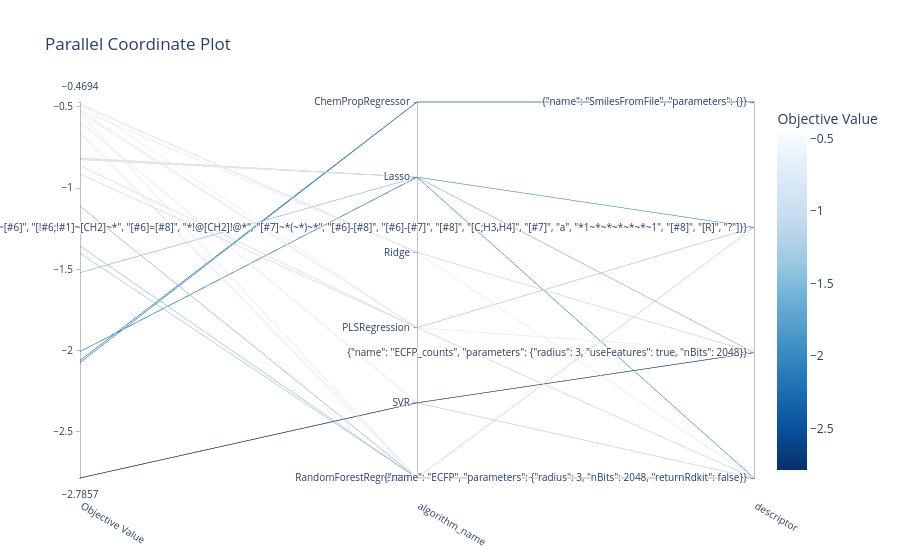

Here is the notebook cell this chart was saved with:
### Markdown cell above
Optuna also allows us to plot the parameter relationships for our study, like so:

### Code cell
from optuna.visualization import plot_parallel_coordinate

plot_parallel_coordinate(study,
                         params=["algorithm_name", "descriptor"],
                         target=lambda t: t.values[0]) # First performance value taken

### Figure 1 — Plotly figure (JSON) as saved in the notebook; plotly's stock layout.template omitted (floating-point values rounded to 4 significant figures)
{"data": [{"dimensions": [{"label": "Objective Value", "range": [-2.786, -0.4694], "values": [-1.402, -1.356, -2.786, -0.9126, -0.5239, -0.4841, -2.007, -0.8137, -1.111, -0.8248, -2.786, -2.786, -0.4694, -0.5362, -0.4851, -0.5411, -2.007, -0.5195, -0.6572, -0.8183, -0.8605, -0.592, -1.521, -1.111, -2.062, -2.062, -2.075]}, {"label": "algorithm_name", "range": [0, 5], "ticktext": ["RandomForestRegressor", "SVR", "PLSRegression", "Ridge", "Lasso", "ChemPropRegressor"], "tickvals": [0, 1, 2, 3, 4, 5], "values": [0, 0, 1, 2, 2, 3, 4, 4, 0, 4, 1, 1, 2, 2, 3, 0, 4, 3, 0, 4, 2, 1, 4, 0, 5, 5, 5]}, {"label": "descriptor", "range": [0, 3], "ticktext": ["{\"name\": \"ECFP\", \"parameters\": {\"radius\": 3, \"nBits\": 2048, \"returnRdkit\": false}}", "{\"name\": \"ECFP_counts\", \"parameters\": {\"radius\": 3, \"useFeatures\": true, \"nBits\": 2048}}", "{\"name\": \"MACCS_keys\", \"parameters\": {\"maccs_names\": [\"\", \"?\", \"[#104]\", \"[#32,#33,#34,#50,#51,#52,#82,#83,#84]\", \"[Ac,Th,Pa,U,Np,Pu,Am,Cm,Bk,Cf,Es,Fm,Md,No,Lr]\", \"[Sc,Ti,Y,Zr,Hf]\", \"[La,Ce,Pr,Nd,Pm,Sm,Eu,Gd,Tb,Dy,Ho,Er,Tm,Yb,Lu]\", \"[V,Cr,Mn,Nb,Mo,Tc,Ta,W,Re]\", \"[!#6;!#1]1~*~*~*~1\", \"[Fe,Co,Ni,Ru,Rh,Pd,Os,Ir,Pt]\", \"[Be,Mg,Ca,Sr,Ba,Ra]\", \"*1~*~*~*~1\", \"[Cu,Zn,Ag,Cd,Au,Hg]\", \"[#8]~[#7](~[#6])~[#6]\", \"[#16]-[#16]\", \"[#8]~[#6](~[#8])~[#8]\", \"[!#6;!#1]1~*~*~1\", \"[#6]#[#6]\", \"[#5,#13,#31,#49,#81]\", \"*1~*~*~*~*~*~*~1\", \"[#14]\", \"[#6]=[#6](~[!#6;!#1])~[!#6;!#1]\", \"*1~*~*~1\", \"[#7]~[#6](~[#8])~[#8]\", \"[#7]-[#8]\", \"[#7]~[#6](~[#7])~[#7]\", \"[#6]=;@[#6](@*)@*\", \"[I]\", \"[!#6;!#1]~[CH2]~[!#6;!#1]\", \"[#15]\", \"[#6]~[!#6;!#1](~[#6])(~[#6])~*\", \"[!#6;!#1]~[F,Cl,Br,I]\", \"[#6]~[#16]~[#7]\", \"[#7]~[#16]\", \"[CH2]=*\", \"[Li,Na,K,Rb,Cs,Fr]\", \"[#16R]\", \"[#7]~[#6](~[#8])~[#7]\", \"[#7]~[#6](~[#6])~[#7]\", \"[#8]~[#16](~[#8])~[#8]\", \"[#16]-[#8]\", \"[#6]#[#7]\", \"F\", \"[!#6;!#1;!H0]~*~[!#6;!#1;!H0]\", \"[!#1;!#6;!#7;!#8;!#9;!#14;!#15;!#16;!#17;!#35;!#53]\", \"[#6]=[#6]~[#7]\", \"Br\", \"[#16]~*~[#7]\", \"[#8]~[!#6;!#1](~[#8])(~[#8])\", \"[!+0]\", \"[#6]=[#6](~[#6])~[#6]\", \"[#6]~[#16]~[#8]\", \"[#7]~[#7]\", \"[!#6;!#1;!H0]~*~*~*~[!#6;!#1;!H0]\", \"[!#6;!#1;!H0]~*~*~[!#6;!#1;!H0]\", \"[#8]~[#16]~[#8]\", \"[#8]~[#7](~[#8])~[#6]\", \"[#8R]\", \"[!#6;!#1]~[#16]~[!#6;!#1]\", \"[#16]!:*:*\", \"[#16]=[#8]\", \"*~[#16](~*)~*\", \"*@*!@*@*\", \"[#7]=[#8]\", \"*@*!@[#16]\", \"c:n\", \"[#6]~[#6](~[#6])(~[#6])~*\", \"[!#6;!#1]~[#16]\", \"[!#6;!#1;!H0]~[!#6;!#1;!H0]\", \"[!#6;!#1]~[!#6;!#1;!H0]\", \"[!#6;!#1]~[#7]~[!#6;!#1]\", \"[#7]~[#8]\", \"[#8]~*~*~[#8]\", \"[#16]=*\", \"[CH3]~*~[CH3]\", \"*!@[#7]@*\", \"[#6]=[#6](~*)~*\", \"[#7]~*~[#7]\", \"[#6]=[#7]\", \"[#7]~*~*~[#7]\", \"[#7]~*~*~*~[#7]\", \"[#16]~*(~*)~*\", \"*~[CH2]~[!#6;!#1;!H0]\", \"[!#6;!#1]1~*~*~*~*~1\", \"[NH2]\", \"[#6]~[#7](~[#6])~[#6]\", \"[C;H2,H3][!#6;!#1][C;H2,H3]\", \"[F,Cl,Br,I]!@*@*\", \"[#16]\", \"[#8]~*~*~*~[#8]\", \"[$([!#6;!#1;!H0]~*~*~[CH2]~*),$([!#6;!#1;!H0;R]1@[R]@[R]@[CH2;R]1),$([!#6;!#1;!H0]~[R]1@[R]@[CH2;R]1)]\", \"[$([!#6;!#1;!H0]~*~*~*~[CH2]~*),$([!#6;!#1;!H0;R]1@[R]@[R]@[R]@[CH2;R]1),$([!#6;!#1;!H0]~[R]1@[R]@[R]@[CH2;R]1),$([!#6;!#1;!H0]~*~[R]1@[R]@[CH2;R]1)]\", \"[#8]~[#6](~[#7])~[#6]\", \"[!#6;!#1]~[CH3]\", \"[!#6;!#1]~[#7]\", \"[#7]~*~*~[#8]\", \"*1~*~*~*~*~1\", \"[#7]~*~*~*~[#8]\", \"[!#6;!#1]1~*~*~*~*~*~1\", \"[#6]=[#6]\", \"*~[CH2]~[#7]\", \"[$([R]@1@[R]@[R]@[R]@[R]@[R]@[R]@[R]1),$([R]@1@[R]@[R]@[R]@[R]@[R]@[R]@[R]@[R]1),$([R]@1@[R]@[R]@[R]@[R]@[R]@[R]@[R]@[R]@[R]1),$([R]@1@[R]@[R]@[R]@[R]@[R]@[R]@[R]@[R]@[R]@[R]1),$([R]@1@[R]@[R]@[R]@[R]@[R]@[R]@[R]@[R]@[R]@[R]@[R]1),$([R]@1@[R]@[R]@[R]@[R]@[R]@[R]@[R]@[R]@[R]@[R]@[R]@[R]1),$([R]@1@[R]@[R]@[R]@[R]@[R]@[R]@[R]@[R]@[R]@[R]@[R]@[R]@[R]1)]\", \"[!#6;!#1]~[#8]\", \"Cl\", \"[!#6;!#1;!H0]~*~[CH2]~*\", \"*@*(@*)@*\", \"[!#6;!#1]~*(~[!#6;!#1])~[!#6;!#1]\", \"[F,Cl,Br,I]~*(~*)~*\", \"[CH3]~*~*~*~[CH2]~*\", \"*~[CH2]~[#8]\", \"[#7]~[#6]~[#8]\", \"[#7]~*~[CH2]~*\", \"*~*(~*)(~*)~*\", \"[#8]!:*:*\", \"[CH3]~[CH2]~*\", \"[CH3]~*~[CH2]~*\", \"[$([CH3]~*~*~[CH2]~*),$([CH3]~*1~*~[CH2]1)]\", \"[#7]~*~[#8]\", \"[$(*~[CH2]~[CH2]~*),$(*1~[CH2]~[CH2]1)]\", \"[#7]=*\", \"[!#6;R]\", \"[#7;R]\", \"*~[#7](~*)~*\", \"[#8]~[#6]~[#8]\", \"[!#6;!#1]~[!#6;!#1]\", \"?\", \"*!@[#8]!@*\", \"*@*!@[#8]\", \"[$(*~[CH2]~*~*~*~[CH2]~*),$([R]1@[CH2;R]@[R]@[R]@[R]@[CH2;R]1),$(*~[CH2]~[R]1@[R]@[R]@[CH2;R]1),$(*~[CH2]~*~[R]1@[R]@[CH2;R]1)]\", \"[$(*~[CH2]~*~*~[CH2]~*),$([R]1@[CH2]@[R]@[R]@[CH2;R]1),$(*~[CH2]~[R]1@[R]@[CH2;R]1)]\", \"[!#6;!#1]~[!#6;!#1]\", \"[!#6;!#1;!H0]\", \"[#8]~*~[CH2]~*\", \"*@*!@[#7]\", \"[F,Cl,Br,I]\", \"[#7]!:*:*\", \"[#8]=*\", \"[!C;!c;R]\", \"[!#6;!#1]~[CH2]~*\", \"[O;!H0]\", \"[#8]\", \"[CH3]\", \"[#7]\", \"*@*!@[#8]\", \"*!:*:*!:*\", \"*1~*~*~*~*~*~1\", \"[#8]\", \"[$(*~[CH2]~[CH2]~*),$([R]1@[CH2;R]@[CH2;R]1)]\", \"*~[!#6;!#1](~*)~*\", \"[C;H3,H4]\", \"*!@*@*!@*\", \"[#7;!H0]\", \"[#8]~[#6](~[#6])~[#6]\", \"[!#6;!#1]~[CH2]~*\", \"[#6]=[#8]\", \"*!@[CH2]!@*\", \"[#7]~*(~*)~*\", \"[#6]-[#8]\", \"[#6]-[#7]\", \"[#8]\", \"[C;H3,H4]\", \"[#7]\", \"a\", \"*1~*~*~*~*~*~1\", \"[#8]\", \"[R]\", \"?\"]}}", "{\"name\": \"SmilesFromFile\", \"parameters\": {}}"], "tickvals": [0, 1, 2, 3], "values": [0, 0, 1, 2, 0, 1, 2, 1, 0, 1, 0, 1, 1, 0, 1, 2, 0, 0, 2, 1, 2, 0, 1, 0, 3, 3, 3]}], "labelangle": 30, "labelside": "bottom", "line": {"color": [-1.402, -1.356, -2.786, -0.9126, -0.5239, -0.4841, -2.007, -0.8137, -1.111, -0.8248, -2.786, -2.786, -0.4694, -0.5362, -0.4851, -0.5411, -2.007, -0.5195, -0.6572, -0.8183, -0.8605, -0.592, -1.521, -1.111, -2.062, -2.062, -2.075], "colorbar": {"title": {"text": "Objective Value"}}, "colorscale": [[0, "rgb(247,251,255)"], [0.125, "rgb(222,235,247)"], [0.25, "rgb(198,219,239)"], [0.375, "rgb(158,202,225)"], [0.5, "rgb(107,174,214)"], [0.625, "rgb(66,146,198)"], [0.75, "rgb(33,113,181)"], [0.875, "rgb(8,81,156)"], [1, "rgb(8,48,107)"]], "reversescale": true, "showscale": true}, "type": "parcoords"}], "layout": {"title": {"text": "Parallel Coordinate Plot"}}}
